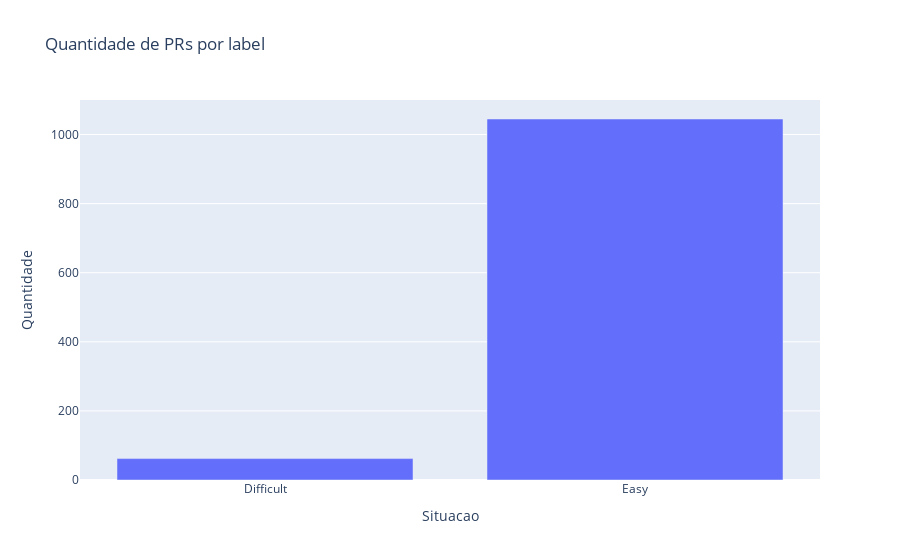

Here is the notebook cell this chart was saved with:
### Code cell
v = [['Difficult', len(df.loc[df['Nivel'] == 'Difficult'])], ['Easy', len(df.loc[df['Nivel'] == 'Easy'])]]
qtdAlunos = pd.DataFrame(v, columns=['Situacao', 'Quantidade'])

fig = px.bar(qtdAlunos, x='Situacao', y='Quantidade', title='Quantidade de PRs por label')
fig.show()

### Figure 1 — Plotly figure (JSON) as saved in the notebook; plotly's stock layout.template omitted (floating-point values rounded to 4 significant figures)
{"data": [{"alignmentgroup": "True", "hovertemplate": "Situacao=%{x}<br>Quantidade=%{y}<extra></extra>", "legendgroup": "", "marker": {"color": "#636efa", "pattern": {"shape": ""}}, "name": "", "offsetgroup": "", "orientation": "v", "showlegend": false, "textposition": "auto", "type": "bar", "x": ["Difficult", "Easy"], "xaxis": "x", "y": [62, 1045], "yaxis": "y"}], "layout": {"barmode": "relative", "legend": {"tracegroupgap": 0}, "title": {"text": "Quantidade de PRs por label"}, "xaxis": {"anchor": "y", "domain": [0, 1], "title": {"text": "Situacao"}}, "yaxis": {"anchor": "x", "domain": [0, 1], "title": {"text": "Quantidade"}}}}
